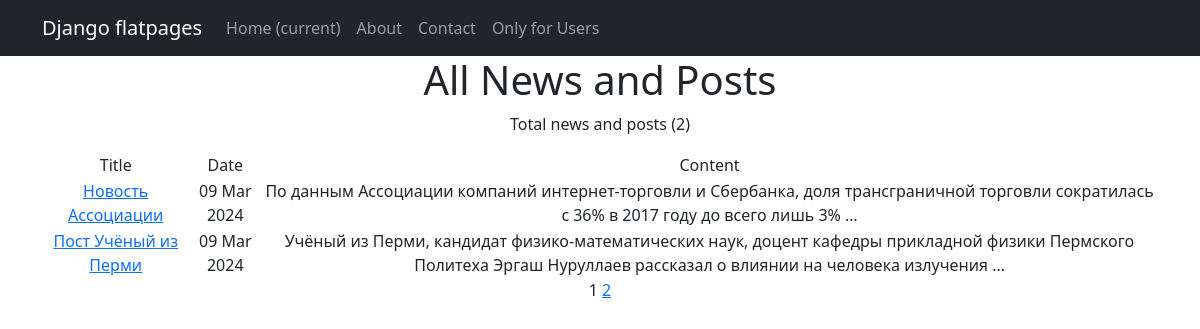
Before: /news/ with the older database file.
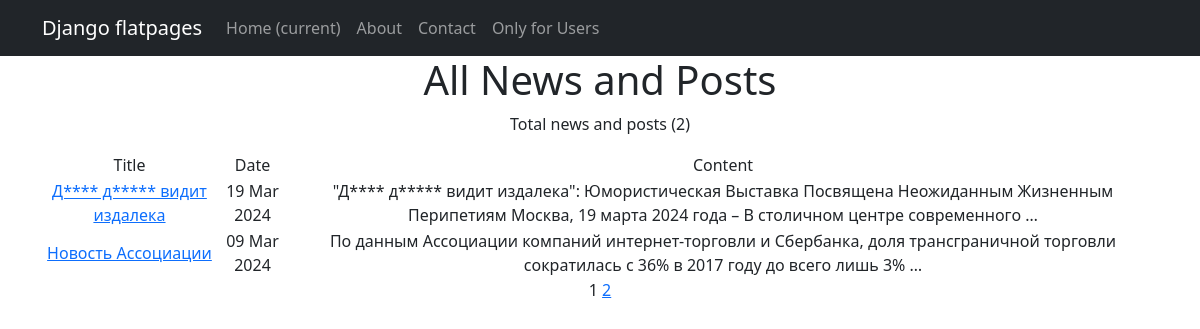
After: the same page with the newer database file.
### news/models/post.py (models this page shows, shortened)
class Post(models.Model):
    author = models.ForeignKey(Author, on_delete=models.CASCADE, related_name='posts')
    choice_field = models.CharField(max_length=4, choices=POST_TYPE)
    choice_category = models.CharField(max_length=4, choices=POST_CATEGORY, default='Science')
    post_time_creation = models.DateTimeField(auto_now_add=True)
    categories = models.ManyToManyField(Category, through='PostCategory')
    post_title = models.CharField(max_length=255)
    post_content = models.TextField()
    post_rating = models.IntegerField(default=0)

### news/views.py (the view)
# urls.py: path('', NewsList.as_view()),
class NewsList(ListView):
    model = Post
    ordering = '-post_time_creation'
    template_name = 'news.html'
    context_object_name = 'news'
    paginate_by = 2

### news/templatetags/custom_filters.py (called while the page is built)
@register.filter(name='censor')
def censor(value):
    if isinstance(value, str):
        for pattern in BAD_WORD_PATTERNS:
            regex = re.compile(pattern, re.IGNORECASE)
            value = regex.sub(lambda m: m.group(0)[0] + '*' * (len(m.group(0)) - 1), value)
    else:
        raise ValidationError("custom_filter can only be applied to strings.")
    return value

### templates/news.html (shortened to what this page needs)
{% extends 'flatpages/default.html' %}
{% load custom_filters %}
{% load custom_tags %}
{% block content %}
<h1>All News and Posts </h1>
    <p> Total news and posts ({{ news|length }})</p>
    {% if news %}
        <table>
        <tr>
            <td>Title</td>
            <td>Date</td>
            <td>Content</td>
        </tr>
        {% for post in news %}
            <tr>
                <td>
                    <a href="{% url 'single_news' pk=post.pk %}">
                    {{ post.post_title|censor }}</a>
                </td>
                <td>{{ post.post_time_creation|date:'d M Y' }}</td>
                <td>{{ post.post_content|censor|truncatewords:20 }}</td>
            </tr>
        {% endfor %}
        </table>
    {% else %}
        <h2> There are no news </h2>
    {% endif %}
   {{ page_obj.number }}
   {% if page_obj.has_next %}
       <a href="?page={{ page_obj.next_page_number }}">
           {{ page_obj.next_page_number }}
       </a>
   {% endif %}
{% endblock content %}

Changed rows visible on the page:
no longer on this page (row unchanged): Post: post_title|censor "Пост Учёный из Перми", post_time_creation "09 Mar 2024", post_content|censor "Учёный из Перми, кандидат физико-математических наук, доцент кафедры прикладной физики Пермского Политеха Эргаш Нуруллаев рассказал о влиянии на человека излучения …"
added Post: post_title|censor "Д**** д***** видит издалека", post_time_creation "19 Mar 2024", post_content|censor "\"Д**** д***** видит издалека\": Юмористическая Выставка Посвящена Неожиданным Жизненным Перипетиям Москва, 19 марта 2024 года – В столичном центре современного …"
